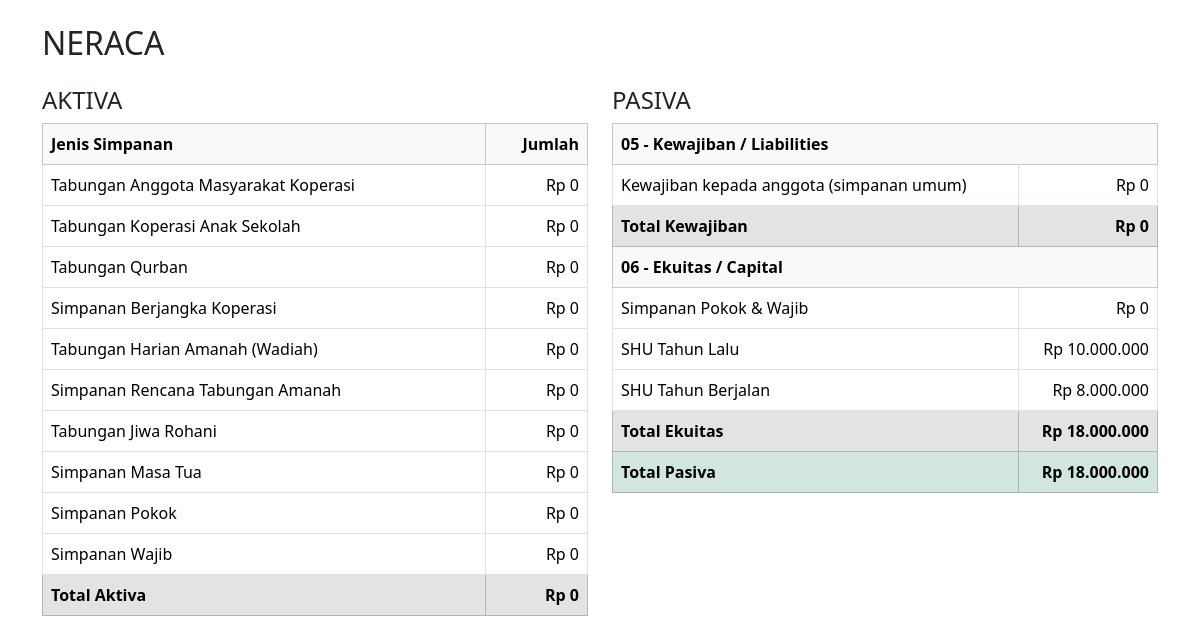
The page /laporan/neraca1.php on the database its author committed.
### tables this page shows
CREATE TABLE `produk` (
  `id` int(11) NOT NULL,
  `nama_produk` varchar(100) NOT NULL,
  `jenis` varchar(50) NOT NULL,
  `kategori` varchar(20) NOT NULL,
  `akad` varchar(50) NOT NULL,
  `biaya` tinyint(1) DEFAULT 1,
  `ditarik` tinyint(1) DEFAULT 1,
  `berjangka` tinyint(1) DEFAULT 0,
  `bagi` tinyint(1) DEFAULT 1,
  `reward` tinyint(1) DEFAULT 0,
  `status` tinyint(1) DEFAULT 1,
  `tanggal_dibuat` timestamp NOT NULL DEFAULT current_timestamp()
);

### laporan/neraca1.php (the view, shortened to what this page needs)
<?php
$koneksi = new mysqli("localhost", "root", "", "koperasi");
$data_produk = [];
$q_produk = $koneksi->query("
    SELECT
        p.id,
        p.nama_produk,
        IFNULL(SUM(s.jumlah), 0) AS total_simpanan,
        IFNULL((
            SELECT SUM(t.jumlah)
            FROM tarik t
            WHERE t.id_produk = p.id
        ), 0) AS total_tarik
    FROM produk p
    LEFT JOIN simpanan s ON s.id_prodak = p.id
    WHERE p.kategori = 'SIMPANAN'
    GROUP BY p.id
");
$aktiva_total = 0;
while ($row = $q_produk->fetch_assoc()) {
    $saldo = $row['total_simpanan'] - $row['total_tarik'];
    $aktiva_total += $saldo;
    $data_produk[] = [
        'nama_produk' => $row['nama_produk'],
        'saldo' => $saldo
    ];
}
$q_kewajiban = $koneksi->query("
    SELECT IFNULL(SUM(s.jumlah), 0) AS total
    FROM simpanan s
    JOIN produk p ON s.id_prodak = p.id
    WHERE p.jenis NOT IN ('pokok', 'wajib')
");
$kewajiban = $q_kewajiban->fetch_assoc()['total'];
$q_ekuitas = $koneksi->query("
    SELECT IFNULL(SUM(s.jumlah), 0) AS total
    FROM simpanan s
    JOIN produk p ON s.id_prodak = p.id
    WHERE p.jenis IN ('pokok', 'wajib')
");
$ekuitas = $q_ekuitas->fetch_assoc()['total'];
$shu_tahun_lalu = 10000000;
$shu_tahun_berjalan = 8000000;
$ekuitas_total = $ekuitas + $shu_tahun_lalu + $shu_tahun_berjalan;
function rupiah($n) {
    return "Rp " . number_format($n, 0, ',', '.');
}
?>
<!DOCTYPE html>
<html lang="id">
<head>
  <link href="https://cdn.jsdelivr.net/npm/bootstrap@5.3.3/dist/css/bootstrap.min.css" rel="stylesheet">
</head>
<body class="container py-4">
  <h2 class="mb-4">NERACA</h2>
  <div class="row">
    <div class="col-md-6">
      <h4>AKTIVA</h4>
      <table class="table table-bordered">
        <thead class="table-light">
          <tr><th>Jenis Simpanan</th><th class="text-end">Jumlah</th></tr>
        </thead>
        <tbody>
          <?php foreach ($data_produk as $produk): ?>
          <tr>
            <td><?= htmlspecialchars($produk['nama_produk']) ?></td>
            <td class="text-end"><?= rupiah($produk['saldo']) ?></td>
          </tr>
          <?php endforeach; ?>
        </tbody>
        <tfoot class="table-secondary">
          <tr>
            <th>Total Aktiva</th>
            <th class="text-end"><?= rupiah($aktiva_total) ?></th>
          </tr>
        </tfoot>
      </table>
    </div>
    <div class="col-md-6">
      <h4>PASIVA</h4>
      <table class="table table-bordered">
        <tbody>
          <tr class="table-light"><th colspan="2">05 - Kewajiban / Liabilities</th></tr>
          <tr>
            <td>Kewajiban kepada anggota (simpanan umum)</td>
            <td class="text-end"><?= rupiah($kewajiban) ?></td>
          </tr>
          <tr class="table-secondary">
            <th>Total Kewajiban</th>
            <th class="text-end"><?= rupiah($kewajiban) ?></th>
          </tr>
          <tr class="table-light"><th colspan="2">06 - Ekuitas / Capital</th></tr>
          <tr><td>Simpanan Pokok & Wajib</td><td class="text-end"><?= rupiah($ekuitas) ?></td></tr>
          <tr><td>SHU Tahun Lalu</td><td class="text-end"><?= rupiah($shu_tahun_lalu) ?></td></tr>
          <tr><td>SHU Tahun Berjalan</td><td class="text-end"><?= rupiah($shu_tahun_berjalan) ?></td></tr>
          <tr class="table-secondary">
            <th>Total Ekuitas</th>
            <th class="text-end"><?= rupiah($ekuitas_total) ?></th>
          </tr>
        </tbody>
        <tfoot class="table-success">
          <tr>
            <th>Total Pasiva</th>
            <th class="text-end"><?= rupiah($kewajiban + $ekuitas_total) ?></th>
          </tr>
        </tfoot>
      </table>
    </div>
  </div>
</body>
</html>

### rows shown on the page
produk: nama_produk "Tabungan Anggota Masyarakat Koperasi", saldo "Rp 0"
produk: nama_produk "Tabungan Koperasi Anak Sekolah", saldo "Rp 0"
produk: nama_produk "Tabungan Qurban", saldo "Rp 0"
produk: nama_produk "Simpanan Berjangka Koperasi", saldo "Rp 0"
produk: nama_produk "Tabungan Harian Amanah (Wadiah)", saldo "Rp 0"
produk: nama_produk "Simpanan Rencana Tabungan Amanah", saldo "Rp 0"
produk: nama_produk "Tabungan Jiwa Rohani", saldo "Rp 0"
produk: nama_produk "Simpanan Masa Tua", saldo "Rp 0"
produk: nama_produk "Simpanan Pokok", saldo "Rp 0"
produk: nama_produk "Simpanan Wajib", saldo "Rp 0"

### other values the page prints
rupiah($aktiva_total) "Rp 0"
rupiah($kewajiban) "Rp 0"
rupiah($ekuitas) "Rp 0"
rupiah($shu_tahun_lalu) "Rp 10.000.000"
rupiah($shu_tahun_berjalan) "Rp 8.000.000"
rupiah($ekuitas_total) "Rp 18.000.000"
rupiah($kewajiban + $ekuitas_total) "Rp 18.000.000"
